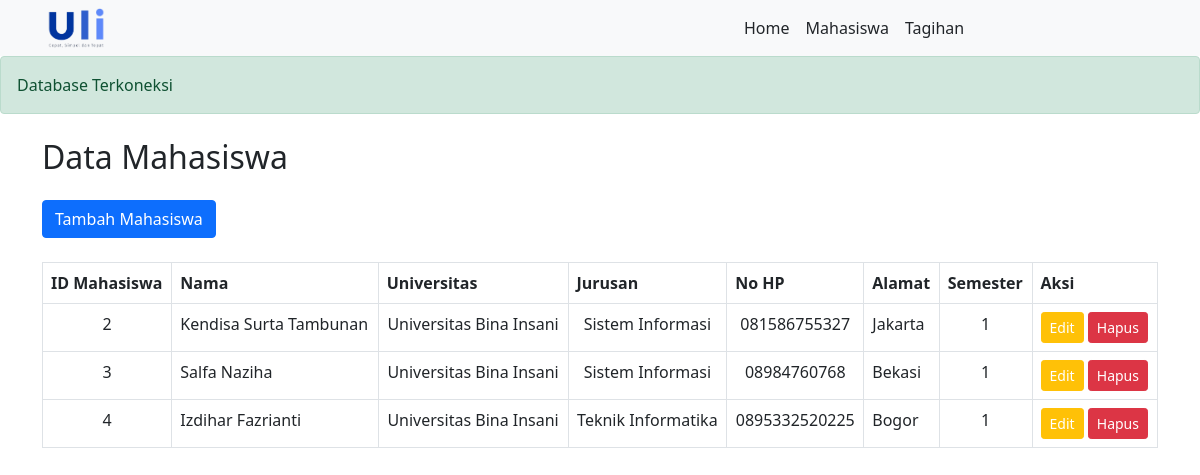
The page /mahasiswa.php on the database its author committed.
### tables this page shows
CREATE TABLE `mahasiswa` (
  `id_mahasiswa` int NOT NULL,
  `nama` varchar(255) NOT NULL,
  `universitas` varchar(255) NOT NULL,
  `jurusan` enum('Teknik Informatika','Sistem Informasi','Rekayasa Perangkat Lunak','Manajemen','Akuntansi','Bisnis Digital','Komunikasi Desain Visual') NOT NULL,
  `no_hp` varchar(255) NOT NULL,
  `alamat` text NOT NULL,
  `semester` int NOT NULL
);

### mahasiswa.php (the view)
<?php include 'assets/resource/header.php'; ?>
    <div class="container mt-4">
        <h2 class="pb-3">Data Mahasiswa</h2>
        <a href="create.php" class="btn btn-primary">Tambah Mahasiswa</a>
        <br><br>
        <table class="table table-bordered">
            <thead>
                <tr>
                    <th>ID Mahasiswa</th>
                    <th>Nama</th>
                    <th>Universitas</th>
                    <th>Jurusan</th>
                    <th>No HP</th>
                    <th>Alamat</th>
                    <th>Semester</th>
                    <th>Aksi</th>
                </tr>
            </thead>
            <tbody>
                <?php
                $sql = "SELECT * FROM mahasiswa";
                $hasil = mysqli_query($skon, $sql);
                while ($data = mysqli_fetch_assoc($hasil)) {
                    echo "<tr>
                        <td class='text-center'>" . htmlspecialchars($data['id_mahasiswa']) . "</td>
                        <td>" . htmlspecialchars($data['nama']) . "</td>
                        <td class='text-center'>" . htmlspecialchars($data['universitas']) . "</td>
                        <td class='text-center'>" . htmlspecialchars($data['jurusan']) . "</td>
                        <td class='text-center'>" . htmlspecialchars($data['no_hp']) . "</td>
                        <td>" . htmlspecialchars($data['alamat']) . "</td>
                        <td class='text-center'>" . htmlspecialchars($data['semester']) . "</td>
                        <td>
                            <a href='update.php?id_mahasiswa=" . htmlspecialchars($data['id_mahasiswa']) . "' class='btn btn-warning btn-sm text-white'>Edit</a>
                            <a href='delete.php?id_mahasiswa=" . htmlspecialchars($data['id_mahasiswa']) . "' class='btn btn-danger btn-sm' onclick='return confirm(\"Apakah anda yakin ingin menghapus data ini?\")'>Hapus</a>
                        </td>
                    </tr>";
                }
                ?>
            </tbody>
        </table>
    </div>
<?php include 'assets/resource/footer.php'; ?>

### assets/resource/header.php (shortened to what this page needs)
<!DOCTYPE html>
<html>
<head>
    <link href="https://cdn.jsdelivr.net/npm/bootstrap@5.0.2/dist/css/bootstrap.min.css" rel="stylesheet">
</head>
<body>
    <nav class="navbar navbar-expand-lg navbar-light bg-light">
    <div class="container">
        <div class="row">
            <div class="col-6">
                <a class="navbar-brand" href="/index.php">
                    <img src="assets/images/uli.png" alt="Uli" width="15%">
                </a>
            </div>
            <div class="col-6 text-end">
                <div class="collapse navbar-collapse" id="navbarSupportedContent">
                    <ul class="navbar-nav ms-auto mb-2 mb-lg-0">
                        <li class="nav-item">
                            <a class="nav-link text-body" href="index.php">Home</a>
                        </li>
                        <li class="nav-item">
                            <a class="nav-link text-body" href="mahasiswa.php">Mahasiswa</a>
                        </li>
                        <li class="nav-item">
                            <a class="nav-link text-body" href="tagihan.php">Tagihan</a>
                        </li>
                    </ul>
                </div>
            </div>
        </div>
    </div>
    </nav>
    <?php
        include "koneksi.php";
    ?>

### koneksi.php (shortened to what this page needs)
<?php
echo "<div class='alert alert-success'>Database Terkoneksi</div>";
?>

### assets/resource/footer.php
</body>
</html

### rows shown on the page
mahasiswa: id_mahasiswa "2", nama "Kendisa Surta Tambunan", universitas "Universitas Bina Insani", jurusan "Sistem Informasi", no_hp "081586755327", alamat "Jakarta", semester "1"
mahasiswa: id_mahasiswa "3", nama "Salfa Naziha", universitas "Universitas Bina Insani", jurusan "Sistem Informasi", no_hp "08984760768", alamat "Bekasi", semester "1"
mahasiswa: id_mahasiswa "4", nama "Izdihar Fazrianti", universitas "Universitas Bina Insani", jurusan "Teknik Informatika", no_hp "0895332520225", alamat "Bogor", semester "1"
